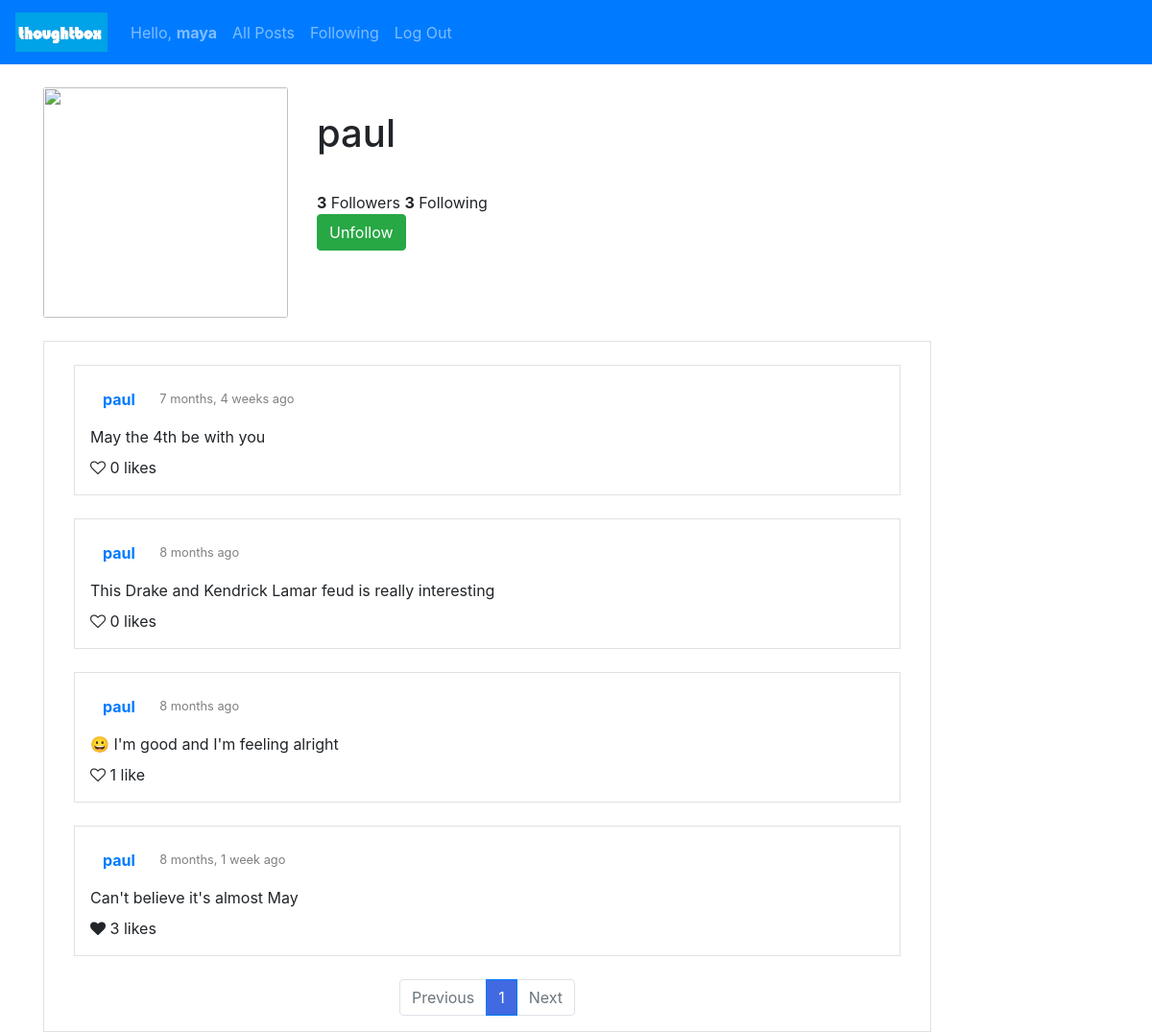
The app's page /profile/1 (signed in) with its own data.
### network/models.py (models this page shows, shortened)
class User(AbstractUser):
    pass
    following = models.ManyToManyField("self", blank=True, related_name="followers", symmetrical=False)

class Post(models.Model):
    author = models.ForeignKey(User, on_delete=models.CASCADE, related_name="posts")
    content = models.CharField(max_length=15000)
    posted_at = models.DateTimeField(auto_now_add=True)
    liked_by = models.ManyToManyField(User, blank=True, related_name="likes")
    def likes(self):
        return self.liked_by.all().count()
    class Meta:
        ordering = ['-posted_at']

### network/views.py (the view)
# urls.py: path("profile/<int:user_id>", views.profile, name="profile"),
def profile(request, user_id):
    profile_user = User.objects.get(pk = user_id)
    profile_posts = Post.objects.filter(author=user_id)
    paginator = Paginator(profile_posts, 10) # shows 10 pages per page on the profile
    page_number = request.GET.get('page', 1)
    page = paginator.get_page(page_number)
    if request.user.is_authenticated:
        following = profile_user.followers.filter(id = request.user.id).exists()
    else:
        following = False
    return render(request, "network/profile.html", {
        "profile_user": profile_user,
        "following": following,
        "followers_count": profile_user.followers.all().count(),
        "following_count": profile_user.following.all().count(),
        'form': NewPostForm(),
        'page': page,
        'previous_page_url': get_previous_page,
        'next_page_url': get_next_page
    })

### network/templates/network/profile.html (shortened to what this page needs)
{% extends "network/layout.html" %}
{% block body %}
    <div class="container">
      <div class="card my-4 border-0">
        <div class="row">
            <div class="col-lg-3 col-md-5">
                <img class="card-img" src="https://cdn.pixabay.com/photo/2015/10/05/22/37/blank-profile-picture-973460_1280.png" width="240" height="240">
            </div>
            <div class="col-lg-6 col-md-7">
                <div class="card-block py-4">
                    <h1 class="card-title">{{ profile_user }}</h1>
                    <br>
                    <span class="mb-1"><strong>{{ followers_count }}</strong> Followers  <strong>{{ following_count }}</strong> Following</span>
                    {% if user.is_authenticated and profile_user != request.user %}
                        {% if not following %}
                            <form action="{% url 'follow' profile_user.id %}" method="POST">
                                {% csrf_token %}
                                <button class="btn btn-outline-success">Follow</button>
                            </form>
                        {% else %}
                            <form action="{% url 'unfollow' profile_user.id %}" method="POST">
                                <button class="btn btn-success">Unfollow</button>
                            </form>
                        {% endif %}
                    {% endif %}
                </div>
            </div>
        </div>
      </div>
      <div class="row-justify-content-center">
        <div class="col-12 col-lg-10 pt-4 border bg-white">
            {% include "network/posts_container.html" %}
        </div>
      </div>
    </div>
{% endblock%}

### network/templates/network/layout.html (shortened to what this page needs)
{% load static %}
<!DOCTYPE html>
<html lang="en">
    <head>
        <link rel="stylesheet" href="https://stackpath.bootstrapcdn.com/bootstrap/4.4.1/css/bootstrap.min.css">
        <link rel="stylesheet" href="https://cdnjs.cloudflare.com/ajax/libs/font-awesome/4.7.0/css/font-awesome.min.css">
        <link href="{% static 'network/styles.css' %}" rel="stylesheet">
    </head>
    <body>
        <nav class="navbar navbar-expand-lg navbar-dark bg-primary">
            <a href="#">
                <img src="{% static "thoughtbox-logo.png" %}" height="51" width="96" class="navbar-brand">
            </a>
            <div>
              <ul class="navbar-nav mr-auto">
                {% if user.is_authenticated %}
                    <li class="nav-item">
                        <a class="nav-link" href="{% url 'profile' user.id %}">Hello, <strong>{{ user.username }}</strong></a>
                    </li>
                {% endif %}
                <li class="nav-item">
                  <a class="nav-link" href="{% url 'index' %}">All Posts</a>
                </li>
                {% if user.is_authenticated %}
                    <li class="nav-item">
                        <a class="nav-link" href="{% url 'following' %}">Following</a>
                    </li>
                    <li class="nav-item">
                        <a class="nav-link" href="{% url 'logout' %}">Log Out</a>
                    </li>
                {% endif %}
              </ul>
            </div>
          </nav>
        <div class="body">
            {% block body %}
            {% endblock %}
        </div>
    </body>
</html>

### network/templates/network/posts_container.html (shortened to what this page needs)
{% load humanize %}
{% load static %}
    {% for post in page.object_list %}
    <div class="border box-shadow-posts p-3 mb-4 mx-0 mx-md-3">
        <div class="pb-2" id="post_header_{{ post.id }}">
            <a href="{% url 'profile' post.author.id%}" class="btn btn-link">
                <strong>{{ post.author }}</strong>
            </a>
            {% if post.posted_at|date:'Y-m-d' <= post.posted_at|date:'Y-m-d'%}
                <small class="pl-2 text-black-50">{{ post.posted_at|naturaltime }}</small>
            {% else %}
                <small class="pl-2 text-black-50">{{ post.posted_at|date:"j F, Y, g:i a" }}</small>
            {% endif %}
        </div>
        <div id="post_bodygroup{{ post.id }}">
            <p id="post_body_{{ post.id }}"class="mb-2">{{ post.content }}</p>
        </div>
        <div id="post_likes_{{ post.id }}">
            {% if user.is_authenticated %}
            <i id="post_like_icon_{{ post.id }}" data-id="{{ post.id }}" class="like_icon  fa fa-heart{% if user in post.liked_by.all %} fas{% else %}-o{% endif %}"></i>
            {% else %}
            <i class="like_icon fa fa-heart {% if post.likes != 0 %}fas{% else %}fa fa-heart-o{% endif %}"></i>
            {% endif %}
            <span id="post_likecount_{{ post.id }}">{{ post.likes }} {% if post.likes == 1 %}like{% else %}likes{% endif %}</span>
        </div>
    </div>
    {% empty %}
    <div class="p-3 mb-4 mx-0 mx-md-3">
        <h4>No posts found!!!</h4>
    </div>
    {% endfor %}
    {% if page.object_list %}
    <nav aria-label="...">
        <ul class="pagination justify-content-center">
            <li class="page-item {% if not page.has_previous %} disabled {% endif %}">
                <a class="page-link" href="{{ previous_page_url }}">Previous</a>
            </li>
            {% for n in page.paginator.page_range %}
                {% if n == page.number %}
                <li class="page-item active" aria-current="page">
                    <span class="page-link" style="background-color: #4169e1;">{{ n }}</span>
                </li>
                {% elif n < page.number|add:3 and n > page.number|add:-3 %}
                <li>
                    <a class="page-link pagination-inactive" href="{{GET_params.urlencode}}?page={{ n }}">{{ n }}</a>
                </li>
                {% endif %}
            {% endfor %}
            <li class="page-item {% if not page.has_next %} disabled {% endif %}">
                <a class="page-link" href="{{ next_page_url }}">Next</a>
            </li>
        </ul>
    </nav>
    {% endif %}

### records on screen
User: username "maya"
User: username "paul"
Post: author "paul", posted_at "7 months, 4 weeks ago", content "May the 4th be with you", likes "0"
Post: author "paul", posted_at "8 months ago", content "This Drake and Kendrick Lamar feud is really interesting", likes "0"
Post: author "paul", posted_at "8 months ago", content "😀 I'm good and I'm feeling alright", likes "1"
Post: author "paul", posted_at "8 months, 1 week ago", content "Can't believe it's almost May", likes "3"

### other values on screen
{{ followers_count }} "3"
{{ following_count }} "3"
{{ n }} "1"
